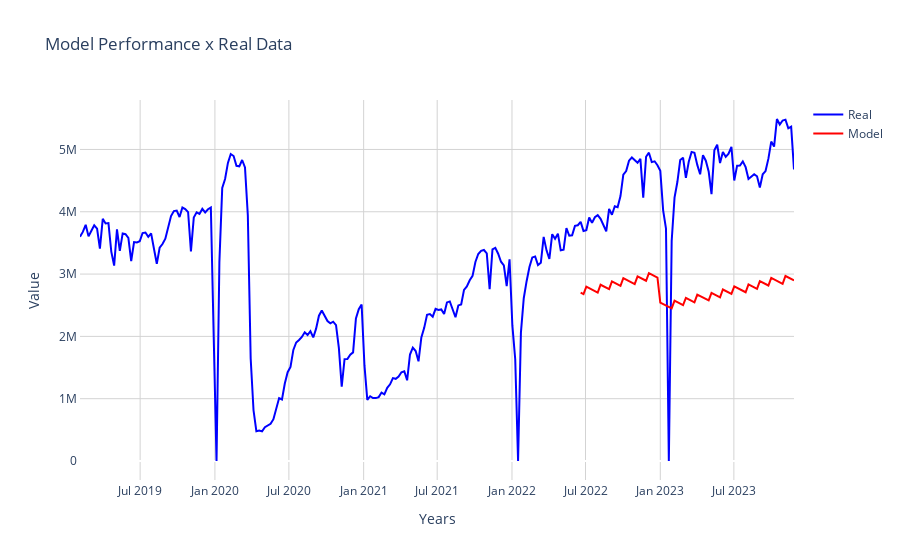

The notebook cell saved with this chart:
### Markdown cell above
### Lars Model

### Code cell
from sklearn.linear_model import Lars

# Create an object 'regressor' 
model = Lars()

features = X[['Date_year', 'Date_month', 'Date_day']]
target = X['All public transport, excluding LUAS']

params_grid = {
    'fit_intercept': [True, False],
    'normalize': [True, False],
    'precompute': ['auto', True, False],
    'eps': [2.220446049250313e-16, 1e-10, 1e-5],
    'n_nonzero_coefs': [None, 10, 20, 30]
}

result = eval_on_features(features,target, model, params_grid=params_grid)
try:
    display(result[0].get_params())
except BaseException as error:
    display(error)
    display(result)
